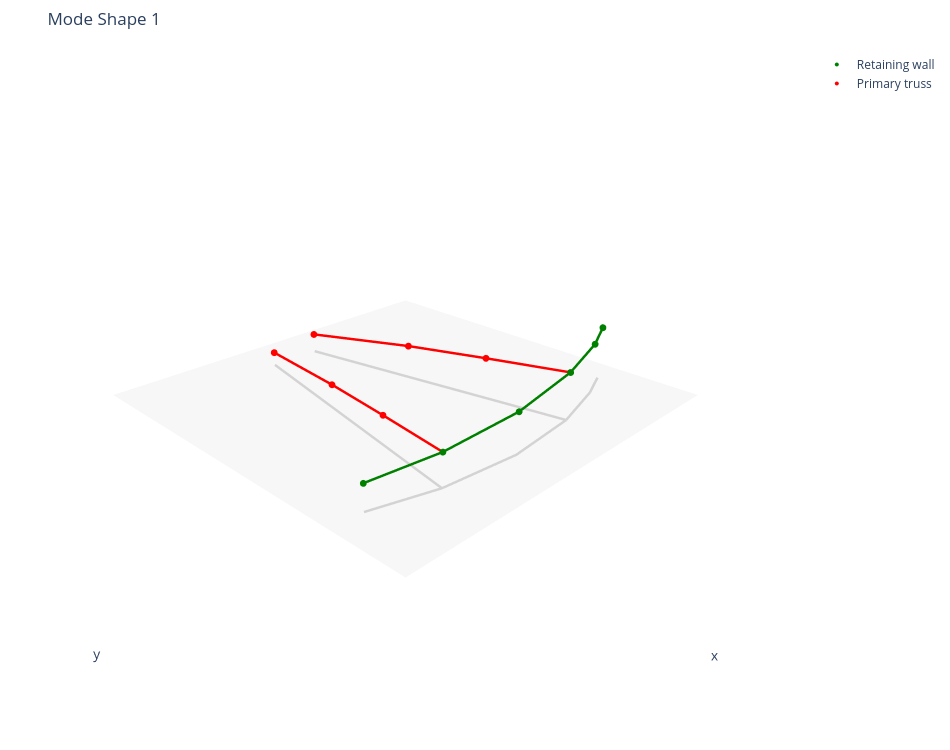
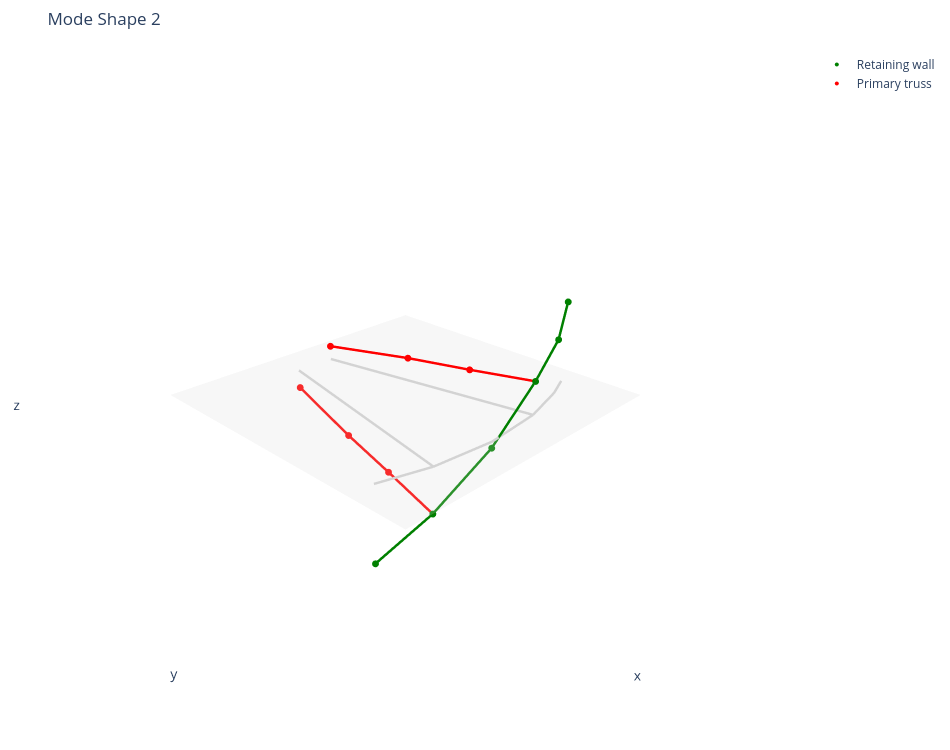
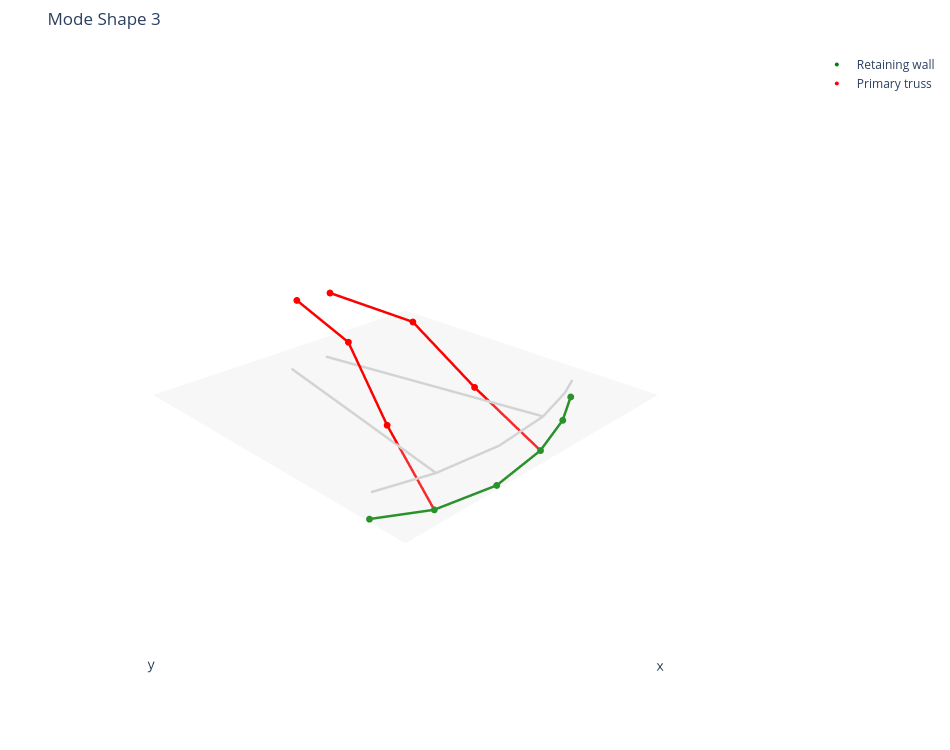
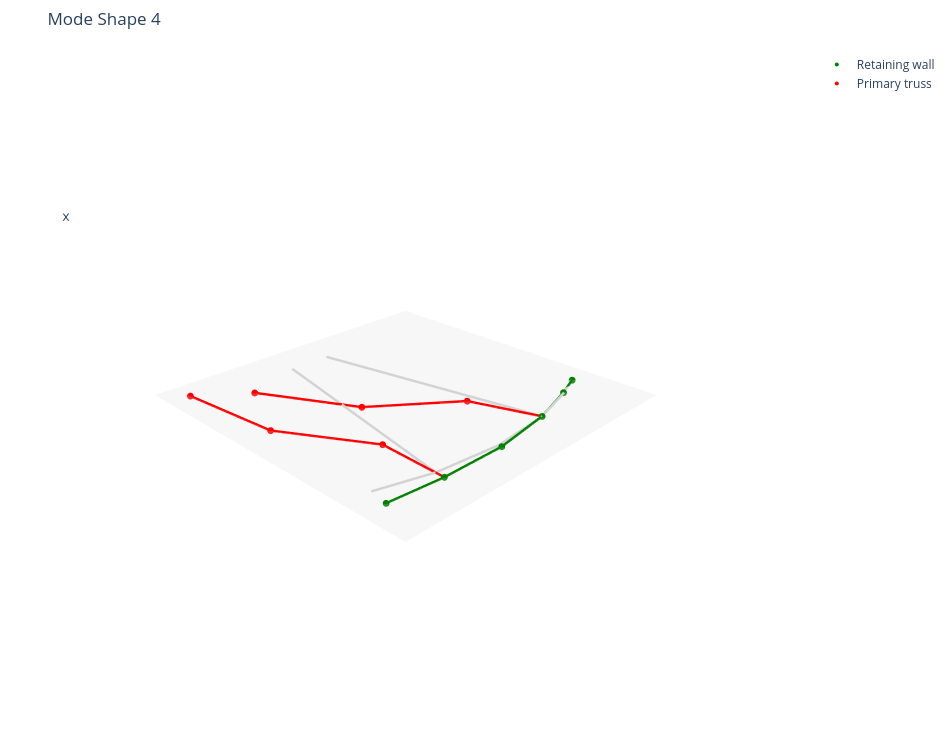

Notebook code for these charts, in order:
### Markdown cell above
## **Mode shapes using 12 sensors**

### Code cell
nodes_all = np.loadtxt('../text_files/nodes_minimal_model.txt', delimiter=',')[:, :3]
eigvecs_experiment = np.asarray(eigvecs_experiment_12_sensors, dtype=np.complex128).real

node_numbers = [1, 2, 3, 4, 12, 19, 31, 38, 70, 75, 94, 113]
sensor_coords = nodes_all[node_numbers]
num_sensors = len(node_numbers)

node_to_index = {node_id: i for i, node_id in enumerate(node_numbers)}


def get_mode(mode_idx, scale):
    mode_vector = eigvecs_experiment[:, mode_idx].real
    mode_xyz = mode_vector.reshape(num_sensors, 3)

    U0 = sensor_coords
    U = U0 + scale * mode_xyz
    return U0, U


modes_to_plot = 4


default_scale = 80
default_zoom_factor = 0.9


scale_list = [default_scale, default_scale, default_scale, 70]   
zoom_factor_list = [default_zoom_factor, default_zoom_factor, default_zoom_factor, 2.5] 


node_numbers_primarytruss = np.array([
    3, 4, 12, 19, 31, 38
])

node_numbers_retainingwall = np.array([
    1, 2, 70, 75, 94, 113
])

retaining_mask = np.isin(node_numbers, node_numbers_retainingwall)
truss_mask = np.isin(node_numbers, node_numbers_primarytruss)


chain_green_1 = np.array([12, 19, 4, 1])
chain_green_2 = np.array([31, 38, 3, 2])
chain_red_1   = np.array([70, 75, 1, 94, 2, 113])

def to_index_chain(chain):
    return np.array([node_to_index[n] for n in chain if n in node_to_index])

for i in range(modes_to_plot):

    scale = scale_list[i]
    zoom_factor = zoom_factor_list[i]

    U0, U = get_mode(i, scale)

    traces = []

    min_x, max_x = sensor_coords[:, 0].min(), sensor_coords[:, 0].max()
    min_y, max_y = sensor_coords[:, 1].min(), sensor_coords[:, 1].max()
    min_z, max_z = sensor_coords[:, 2].min(), sensor_coords[:, 2].max()

    Lmax = max(max_x - min_x, max_y - min_y, max_z - min_z)

    mid_x = (min_x + max_x) / 2
    mid_y = (min_y + max_y) / 2
    mid_z = (min_z + max_z) / 2

    zoom = zoom_factor * Lmax

    xr = [mid_x - zoom, mid_x + zoom]
    yr = [mid_y - zoom, mid_y + zoom]
    zr = [mid_z - zoom, mid_z + zoom]

    plane_margin = 0.6 * Lmax
    x_grid = np.linspace(mid_x - plane_margin, mid_x + plane_margin, 15)
    y_grid = np.linspace(mid_y - plane_margin, mid_y + plane_margin, 15)
    Xg, Yg = np.meshgrid(x_grid, y_grid)
    Zg = np.zeros_like(Xg)

    plane = go.Surface(
        x=Xg,
        y=Yg,
        z=Zg,
        showscale=False,
        opacity=0.2,
        colorscale=[[0, "rgb(200,200,200)"], [1, "rgb(200,200,200)"]],
        hoverinfo="skip"
    )

    traces.append(plane)

    def add_chain(traces, chain_global, color, coords):
        chain_idx = to_index_chain(chain_global)

        for k in range(len(chain_idx) - 1):
            a = chain_idx[k]
            b = chain_idx[k + 1]

            traces.append(go.Scatter3d(
                x=[coords[a, 0], coords[b, 0]],
                y=[coords[a, 1], coords[b, 1]],
                z=[coords[a, 2], coords[b, 2]],
                mode='lines',
                line=dict(color=color, width=5),
                showlegend=False
            ))

    add_chain(traces, chain_green_1, "lightgrey", U0)
    add_chain(traces, chain_green_2, "lightgrey", U0)
    add_chain(traces, chain_red_1,   "lightgrey", U0)


    traces.append(go.Scatter3d(
        x=U[retaining_mask, 0],
        y=U[retaining_mask, 1],
        z=U[retaining_mask, 2],
        mode='markers',
        marker=dict(size=4, color='green'),
        name='Retaining wall'
    ))

    traces.append(go.Scatter3d(
        x=U[truss_mask, 0],
        y=U[truss_mask, 1],
        z=U[truss_mask, 2],
        mode='markers',
        marker=dict(size=4, color='red'),
        name='Primary truss'
    ))


    add_chain(traces, chain_green_1, "red", U)
    add_chain(traces, chain_green_2, "red", U)
    add_chain(traces, chain_red_1,   "green", U)


    fig = go.Figure(data=traces)

    fig.update_layout(
        title=f"Mode Shape {i+1}",
        width=950,
        height=750,

        scene=dict(
            xaxis=dict(range=xr, showbackground=False, showgrid=False,
                       zeroline=False, showticklabels=False),
            yaxis=dict(range=yr, showbackground=False, showgrid=False,
                       zeroline=False, showticklabels=False),
            zaxis=dict(range=zr, showbackground=False, showgrid=False,
                       zeroline=False, showticklabels=False),

            aspectmode='data',
            camera=dict(eye=dict(x=1.2, y=1.2, z=0.8))
        ),

        margin=dict(l=10, r=10, b=10, t=50)
    )

    fig.show()

### Figure 1 — Plotly figure (JSON) as saved in the notebook; plotly's stock layout.template omitted (floating-point values rounded to 4 significant figures; data arrays with more than 128 entries replaced by an {"elided": "..."} marker saying what was removed)
{"data": [{"colorscale": [[0, "rgb(200,200,200)"], [1, "rgb(200,200,200)"]], "hoverinfo": "skip", "opacity": 0.2, "showscale": false, "type": "surface", "x": {"elided": "15x15 float values"}, "y": {"elided": "15x15 float values"}, "z": {"elided": "15x15 float values"}}, {"line": {"color": "lightgrey", "width": 5}, "mode": "lines", "showlegend": false, "type": "scatter3d", "x": [-14.59, -27.35], "y": [75.05, 140.7], "z": [0, 0]}, {"line": {"color": "lightgrey", "width": 5}, "mode": "lines", "showlegend": false, "type": "scatter3d", "x": [-27.35, -36.47], "y": [140.7, 187.6], "z": [0, 0]}, {"line": {"color": "lightgrey", "width": 5}, "mode": "lines", "showlegend": false, "type": "scatter3d", "x": [-36.47, -45.32], "y": [187.6, 233.1], "z": [0, 0]}, {"line": {"color": "lightgrey", "width": 5}, "mode": "lines", "showlegend": false, "type": "scatter3d", "x": [14.59, 27.35], "y": [75.05, 140.7], "z": [0, 0]}, {"line": {"color": "lightgrey", "width": 5}, "mode": "lines", "showlegend": false, "type": "scatter3d", "x": [27.35, 36.47], "y": [140.7, 187.6], "z": [0, 0]}, {"line": {"color": "lightgrey", "width": 5}, "mode": "lines", "showlegend": false, "type": "scatter3d", "x": [36.47, 45.32], "y": [187.6, 233.1], "z": [0, 0]}, {"line": {"color": "lightgrey", "width": 5}, "mode": "lines", "showlegend": false, "type": "scatter3d", "x": [-100.4, -81.23], "y": [215.2, 223.2], "z": [0, 0]}, {"line": {"color": "lightgrey", "width": 5}, "mode": "lines", "showlegend": false, "type": "scatter3d", "x": [-81.23, -45.32], "y": [223.2, 233.1], "z": [0, 0]}, {"line": {"color": "lightgrey", "width": 5}, "mode": "lines", "showlegend": false, "type": "scatter3d", "x": [-45.32, 0], "y": [233.1, 237.5], "z": [0, 0]}, {"line": {"color": "lightgrey", "width": 5}, "mode": "lines", "showlegend": false, "type": "scatter3d", "x": [0, 45.32], "y": [237.5, 233.1], "z": [0, 0]}, {"line": {"color": "lightgrey", "width": 5}, "mode": "lines", "showlegend": false, "type": "scatter3d", "x": [45.32, 81.23], "y": [233.1, 223.2], "z": [0, 0]}, {"marker": {"color": "green", "size": 4}, "mode": "markers", "name": "Retaining wall", "type": "scatter3d", "x": [-45.32, 45.32, -100.4, -81.23, -0.0006659, 81.24], "y": [233.1, 233.2, 215.2, 223.2, 237.5, 223.2], "z": [70.17, 48.06, 80.0, 74.81, 60.04, 37.16]}, {"marker": {"color": "red", "size": 4}, "mode": "markers", "name": "Primary truss", "type": "scatter3d", "x": [36.49, -36.45, -14.6, -27.31, 14.55, 27.35], "y": [187.6, 187.6, 75.05, 140.7, 75.07, 140.7], "z": [42.38, 60.78, 29.08, 49.89, 20.63, 35.13]}, {"line": {"color": "red", "width": 5}, "mode": "lines", "showlegend": false, "type": "scatter3d", "x": [-14.6, -27.31], "y": [75.05, 140.7], "z": [29.08, 49.89]}, {"line": {"color": "red", "width": 5}, "mode": "lines", "showlegend": false, "type": "scatter3d", "x": [-27.31, -36.45], "y": [140.7, 187.6], "z": [49.89, 60.78]}, {"line": {"color": "red", "width": 5}, "mode": "lines", "showlegend": false, "type": "scatter3d", "x": [-36.45, -45.32], "y": [187.6, 233.1], "z": [60.78, 70.17]}, {"line": {"color": "red", "width": 5}, "mode": "lines", "showlegend": false, "type": "scatter3d", "x": [14.55, 27.35], "y": [75.07, 140.7], "z": [20.63, 35.13]}, {"line": {"color": "red", "width": 5}, "mode": "lines", "showlegend": false, "type": "scatter3d", "x": [27.35, 36.49], "y": [140.7, 187.6], "z": [35.13, 42.38]}, {"line": {"color": "red", "width": 5}, "mode": "lines", "showlegend": false, "type": "scatter3d", "x": [36.49, 45.32], "y": [187.6, 233.2], "z": [42.38, 48.06]}, {"line": {"color": "green", "width": 5}, "mode": "lines", "showlegend": false, "type": "scatter3d", "x": [-100.4, -81.23], "y": [215.2, 223.2], "z": [80.0, 74.81]}, {"line": {"color": "green", "width": 5}, "mode": "lines", "showlegend": false, "type": "scatter3d", "x": [-81.23, -45.32], "y": [223.2, 233.1], "z": [74.81, 70.17]}, {"line": {"color": "green", "width": 5}, "mode": "lines", "showlegend": false, "type": "scatter3d", "x": [-45.32, -0.0006659], "y": [233.1, 237.5], "z": [70.17, 60.04]}, {"line": {"color": "green", "width": 5}, "mode": "lines", "showlegend": false, "type": "scatter3d", "x": [-0.0006659, 45.32], "y": [237.5, 233.2], "z": [60.04, 48.06]}, {"line": {"color": "green", "width": 5}, "mode": "lines", "showlegend": false, "type": "scatter3d", "x": [45.32, 81.24], "y": [233.2, 223.2], "z": [48.06, 37.16]}], "layout": {"height": 750, "margin": {"b": 10, "l": 10, "r": 10, "t": 50}, "scene": {"aspectmode": "data", "camera": {"eye": {"x": 1.2, "y": 1.2, "z": 0.8}}, "xaxis": {"range": [-173.0, 153.9], "showbackground": false, "showgrid": false, "showticklabels": false, "zeroline": false}, "yaxis": {"range": [-7.166, 319.7], "showbackground": false, "showgrid": false, "showticklabels": false, "zeroline": false}, "zaxis": {"range": [-163.4, 163.4], "showbackground": false, "showgrid": false, "showticklabels": false, "zeroline": false}}, "title": {"text": "Mode Shape 1"}, "width": 950}}

### Figure 2 — Plotly figure (JSON) as saved in the notebook; plotly's stock layout.template omitted (floating-point values rounded to 4 significant figures; data arrays with more than 128 entries replaced by an {"elided": "..."} marker saying what was removed)
{"data": [{"colorscale": [[0, "rgb(200,200,200)"], [1, "rgb(200,200,200)"]], "hoverinfo": "skip", "opacity": 0.2, "showscale": false, "type": "surface", "x": {"elided": "15x15 float values"}, "y": {"elided": "15x15 float values"}, "z": {"elided": "15x15 float values"}}, {"line": {"color": "lightgrey", "width": 5}, "mode": "lines", "showlegend": false, "type": "scatter3d", "x": [-14.59, -27.35], "y": [75.05, 140.7], "z": [0, 0]}, {"line": {"color": "lightgrey", "width": 5}, "mode": "lines", "showlegend": false, "type": "scatter3d", "x": [-27.35, -36.47], "y": [140.7, 187.6], "z": [0, 0]}, {"line": {"color": "lightgrey", "width": 5}, "mode": "lines", "showlegend": false, "type": "scatter3d", "x": [-36.47, -45.32], "y": [187.6, 233.1], "z": [0, 0]}, {"line": {"color": "lightgrey", "width": 5}, "mode": "lines", "showlegend": false, "type": "scatter3d", "x": [14.59, 27.35], "y": [75.05, 140.7], "z": [0, 0]}, {"line": {"color": "lightgrey", "width": 5}, "mode": "lines", "showlegend": false, "type": "scatter3d", "x": [27.35, 36.47], "y": [140.7, 187.6], "z": [0, 0]}, {"line": {"color": "lightgrey", "width": 5}, "mode": "lines", "showlegend": false, "type": "scatter3d", "x": [36.47, 45.32], "y": [187.6, 233.1], "z": [0, 0]}, {"line": {"color": "lightgrey", "width": 5}, "mode": "lines", "showlegend": false, "type": "scatter3d", "x": [-100.4, -81.23], "y": [215.2, 223.2], "z": [0, 0]}, {"line": {"color": "lightgrey", "width": 5}, "mode": "lines", "showlegend": false, "type": "scatter3d", "x": [-81.23, -45.32], "y": [223.2, 233.1], "z": [0, 0]}, {"line": {"color": "lightgrey", "width": 5}, "mode": "lines", "showlegend": false, "type": "scatter3d", "x": [-45.32, 0], "y": [233.1, 237.5], "z": [0, 0]}, {"line": {"color": "lightgrey", "width": 5}, "mode": "lines", "showlegend": false, "type": "scatter3d", "x": [0, 45.32], "y": [237.5, 233.1], "z": [0, 0]}, {"line": {"color": "lightgrey", "width": 5}, "mode": "lines", "showlegend": false, "type": "scatter3d", "x": [45.32, 81.23], "y": [233.1, 223.2], "z": [0, 0]}, {"marker": {"color": "green", "size": 4}, "mode": "markers", "name": "Retaining wall", "type": "scatter3d", "x": [-45.32, 45.31, -100.4, -81.23, -0.001705, 81.22], "y": [233.1, 233.1, 215.2, 223.2, 237.5, 223.2], "z": [32.52, -44.04, 80.0, 53.23, -6.001, -73.84]}, {"marker": {"color": "red", "size": 4}, "mode": "markers", "name": "Primary truss", "type": "scatter3d", "x": [36.47, -36.47, -14.65, -27.36, 14.47, 27.29], "y": [187.6, 187.6, 75.04, 140.7, 75.08, 140.7], "z": [-37.1, 27.5, 14.05, 23.16, -18.68, -31.1]}, {"line": {"color": "red", "width": 5}, "mode": "lines", "showlegend": false, "type": "scatter3d", "x": [-14.65, -27.36], "y": [75.04, 140.7], "z": [14.05, 23.16]}, {"line": {"color": "red", "width": 5}, "mode": "lines", "showlegend": false, "type": "scatter3d", "x": [-27.36, -36.47], "y": [140.7, 187.6], "z": [23.16, 27.5]}, {"line": {"color": "red", "width": 5}, "mode": "lines", "showlegend": false, "type": "scatter3d", "x": [-36.47, -45.32], "y": [187.6, 233.1], "z": [27.5, 32.52]}, {"line": {"color": "red", "width": 5}, "mode": "lines", "showlegend": false, "type": "scatter3d", "x": [14.47, 27.29], "y": [75.08, 140.7], "z": [-18.68, -31.1]}, {"line": {"color": "red", "width": 5}, "mode": "lines", "showlegend": false, "type": "scatter3d", "x": [27.29, 36.47], "y": [140.7, 187.6], "z": [-31.1, -37.1]}, {"line": {"color": "red", "width": 5}, "mode": "lines", "showlegend": false, "type": "scatter3d", "x": [36.47, 45.31], "y": [187.6, 233.1], "z": [-37.1, -44.04]}, {"line": {"color": "green", "width": 5}, "mode": "lines", "showlegend": false, "type": "scatter3d", "x": [-100.4, -81.23], "y": [215.2, 223.2], "z": [80, 53.23]}, {"line": {"color": "green", "width": 5}, "mode": "lines", "showlegend": false, "type": "scatter3d", "x": [-81.23, -45.32], "y": [223.2, 233.1], "z": [53.23, 32.52]}, {"line": {"color": "green", "width": 5}, "mode": "lines", "showlegend": false, "type": "scatter3d", "x": [-45.32, -0.001705], "y": [233.1, 237.5], "z": [32.52, -6.001]}, {"line": {"color": "green", "width": 5}, "mode": "lines", "showlegend": false, "type": "scatter3d", "x": [-0.001705, 45.31], "y": [237.5, 233.1], "z": [-6.001, -44.04]}, {"line": {"color": "green", "width": 5}, "mode": "lines", "showlegend": false, "type": "scatter3d", "x": [45.31, 81.22], "y": [233.1, 223.2], "z": [-44.04, -73.84]}], "layout": {"height": 750, "margin": {"b": 10, "l": 10, "r": 10, "t": 50}, "scene": {"aspectmode": "data", "camera": {"eye": {"x": 1.2, "y": 1.2, "z": 0.8}}, "xaxis": {"range": [-173.0, 153.9], "showbackground": false, "showgrid": false, "showticklabels": false, "zeroline": false}, "yaxis": {"range": [-7.166, 319.7], "showbackground": false, "showgrid": false, "showticklabels": false, "zeroline": false}, "zaxis": {"range": [-163.4, 163.4], "showbackground": false, "showgrid": false, "showticklabels": false, "zeroline": false}}, "title": {"text": "Mode Shape 2"}, "width": 950}}

### Figure 3 — Plotly figure (JSON) as saved in the notebook; plotly's stock layout.template omitted (floating-point values rounded to 4 significant figures; data arrays with more than 128 entries replaced by an {"elided": "..."} marker saying what was removed)
{"data": [{"colorscale": [[0, "rgb(200,200,200)"], [1, "rgb(200,200,200)"]], "hoverinfo": "skip", "opacity": 0.2, "showscale": false, "type": "surface", "x": {"elided": "15x15 float values"}, "y": {"elided": "15x15 float values"}, "z": {"elided": "15x15 float values"}}, {"line": {"color": "lightgrey", "width": 5}, "mode": "lines", "showlegend": false, "type": "scatter3d", "x": [-14.59, -27.35], "y": [75.05, 140.7], "z": [0, 0]}, {"line": {"color": "lightgrey", "width": 5}, "mode": "lines", "showlegend": false, "type": "scatter3d", "x": [-27.35, -36.47], "y": [140.7, 187.6], "z": [0, 0]}, {"line": {"color": "lightgrey", "width": 5}, "mode": "lines", "showlegend": false, "type": "scatter3d", "x": [-36.47, -45.32], "y": [187.6, 233.1], "z": [0, 0]}, {"line": {"color": "lightgrey", "width": 5}, "mode": "lines", "showlegend": false, "type": "scatter3d", "x": [14.59, 27.35], "y": [75.05, 140.7], "z": [0, 0]}, {"line": {"color": "lightgrey", "width": 5}, "mode": "lines", "showlegend": false, "type": "scatter3d", "x": [27.35, 36.47], "y": [140.7, 187.6], "z": [0, 0]}, {"line": {"color": "lightgrey", "width": 5}, "mode": "lines", "showlegend": false, "type": "scatter3d", "x": [36.47, 45.32], "y": [187.6, 233.1], "z": [0, 0]}, {"line": {"color": "lightgrey", "width": 5}, "mode": "lines", "showlegend": false, "type": "scatter3d", "x": [-100.4, -81.23], "y": [215.2, 223.2], "z": [0, 0]}, {"line": {"color": "lightgrey", "width": 5}, "mode": "lines", "showlegend": false, "type": "scatter3d", "x": [-81.23, -45.32], "y": [223.2, 233.1], "z": [0, 0]}, {"line": {"color": "lightgrey", "width": 5}, "mode": "lines", "showlegend": false, "type": "scatter3d", "x": [-45.32, 0], "y": [233.1, 237.5], "z": [0, 0]}, {"line": {"color": "lightgrey", "width": 5}, "mode": "lines", "showlegend": false, "type": "scatter3d", "x": [0, 45.32], "y": [237.5, 233.1], "z": [0, 0]}, {"line": {"color": "lightgrey", "width": 5}, "mode": "lines", "showlegend": false, "type": "scatter3d", "x": [45.32, 81.23], "y": [233.1, 223.2], "z": [0, 0]}, {"marker": {"color": "green", "size": 4}, "mode": "markers", "name": "Retaining wall", "type": "scatter3d", "x": [-45.33, 45.26, -100.3, -81.25, 0.009835, 80.87], "y": [233.2, 232.3, 215.2, 223.2, 237.3, 221.3], "z": [-39.53, -39.55, -21.01, -33.33, -44.09, -29.28]}, {"marker": {"color": "red", "size": 4}, "mode": "markers", "name": "Primary truss", "type": "scatter3d", "x": [35.47, -37.32, -21.52, -32.49, 7.854, 22.0], "y": [187.0, 187.5, 73.73, 139.8, 76.04, 141.2], "z": [12.24, 11.1, 75.63, 65.15, 80.0, 68.84]}, {"line": {"color": "red", "width": 5}, "mode": "lines", "showlegend": false, "type": "scatter3d", "x": [-21.52, -32.49], "y": [73.73, 139.8], "z": [75.63, 65.15]}, {"line": {"color": "red", "width": 5}, "mode": "lines", "showlegend": false, "type": "scatter3d", "x": [-32.49, -37.32], "y": [139.8, 187.5], "z": [65.15, 11.1]}, {"line": {"color": "red", "width": 5}, "mode": "lines", "showlegend": false, "type": "scatter3d", "x": [-37.32, -45.33], "y": [187.5, 233.2], "z": [11.1, -39.53]}, {"line": {"color": "red", "width": 5}, "mode": "lines", "showlegend": false, "type": "scatter3d", "x": [7.854, 22.0], "y": [76.04, 141.2], "z": [80.0, 68.84]}, {"line": {"color": "red", "width": 5}, "mode": "lines", "showlegend": false, "type": "scatter3d", "x": [22.0, 35.47], "y": [141.2, 187.0], "z": [68.84, 12.24]}, {"line": {"color": "red", "width": 5}, "mode": "lines", "showlegend": false, "type": "scatter3d", "x": [35.47, 45.26], "y": [187.0, 232.3], "z": [12.24, -39.55]}, {"line": {"color": "green", "width": 5}, "mode": "lines", "showlegend": false, "type": "scatter3d", "x": [-100.3, -81.25], "y": [215.2, 223.2], "z": [-21.01, -33.33]}, {"line": {"color": "green", "width": 5}, "mode": "lines", "showlegend": false, "type": "scatter3d", "x": [-81.25, -45.33], "y": [223.2, 233.2], "z": [-33.33, -39.53]}, {"line": {"color": "green", "width": 5}, "mode": "lines", "showlegend": false, "type": "scatter3d", "x": [-45.33, 0.009835], "y": [233.2, 237.3], "z": [-39.53, -44.09]}, {"line": {"color": "green", "width": 5}, "mode": "lines", "showlegend": false, "type": "scatter3d", "x": [0.009835, 45.26], "y": [237.3, 232.3], "z": [-44.09, -39.55]}, {"line": {"color": "green", "width": 5}, "mode": "lines", "showlegend": false, "type": "scatter3d", "x": [45.26, 80.87], "y": [232.3, 221.3], "z": [-39.55, -29.28]}], "layout": {"height": 750, "margin": {"b": 10, "l": 10, "r": 10, "t": 50}, "scene": {"aspectmode": "data", "camera": {"eye": {"x": 1.2, "y": 1.2, "z": 0.8}}, "xaxis": {"range": [-173.0, 153.9], "showbackground": false, "showgrid": false, "showticklabels": false, "zeroline": false}, "yaxis": {"range": [-7.166, 319.7], "showbackground": false, "showgrid": false, "showticklabels": false, "zeroline": false}, "zaxis": {"range": [-163.4, 163.4], "showbackground": false, "showgrid": false, "showticklabels": false, "zeroline": false}}, "title": {"text": "Mode Shape 3"}, "width": 950}}

### Figure 4 — Plotly figure (JSON) as saved in the notebook; plotly's stock layout.template omitted (floating-point values rounded to 4 significant figures; data arrays with more than 128 entries replaced by an {"elided": "..."} marker saying what was removed)
{"data": [{"colorscale": [[0, "rgb(200,200,200)"], [1, "rgb(200,200,200)"]], "hoverinfo": "skip", "opacity": 0.2, "showscale": false, "type": "surface", "x": {"elided": "15x15 float values"}, "y": {"elided": "15x15 float values"}, "z": {"elided": "15x15 float values"}}, {"line": {"color": "lightgrey", "width": 5}, "mode": "lines", "showlegend": false, "type": "scatter3d", "x": [-14.59, -27.35], "y": [75.05, 140.7], "z": [0, 0]}, {"line": {"color": "lightgrey", "width": 5}, "mode": "lines", "showlegend": false, "type": "scatter3d", "x": [-27.35, -36.47], "y": [140.7, 187.6], "z": [0, 0]}, {"line": {"color": "lightgrey", "width": 5}, "mode": "lines", "showlegend": false, "type": "scatter3d", "x": [-36.47, -45.32], "y": [187.6, 233.1], "z": [0, 0]}, {"line": {"color": "lightgrey", "width": 5}, "mode": "lines", "showlegend": false, "type": "scatter3d", "x": [14.59, 27.35], "y": [75.05, 140.7], "z": [0, 0]}, {"line": {"color": "lightgrey", "width": 5}, "mode": "lines", "showlegend": false, "type": "scatter3d", "x": [27.35, 36.47], "y": [140.7, 187.6], "z": [0, 0]}, {"line": {"color": "lightgrey", "width": 5}, "mode": "lines", "showlegend": false, "type": "scatter3d", "x": [36.47, 45.32], "y": [187.6, 233.1], "z": [0, 0]}, {"line": {"color": "lightgrey", "width": 5}, "mode": "lines", "showlegend": false, "type": "scatter3d", "x": [-100.4, -81.23], "y": [215.2, 223.2], "z": [0, 0]}, {"line": {"color": "lightgrey", "width": 5}, "mode": "lines", "showlegend": false, "type": "scatter3d", "x": [-81.23, -45.32], "y": [223.2, 233.1], "z": [0, 0]}, {"line": {"color": "lightgrey", "width": 5}, "mode": "lines", "showlegend": false, "type": "scatter3d", "x": [-45.32, 0], "y": [233.1, 237.5], "z": [0, 0]}, {"line": {"color": "lightgrey", "width": 5}, "mode": "lines", "showlegend": false, "type": "scatter3d", "x": [0, 45.32], "y": [237.5, 233.1], "z": [0, 0]}, {"line": {"color": "lightgrey", "width": 5}, "mode": "lines", "showlegend": false, "type": "scatter3d", "x": [45.32, 81.23], "y": [233.1, 223.2], "z": [0, 0]}, {"marker": {"color": "green", "size": 4}, "mode": "markers", "name": "Retaining wall", "type": "scatter3d", "x": [-45.21, 45.72, -100.6, -81.07, -0.06098, 83.47], "y": [233.1, 239.5, 215.7, 222.8, 239.7, 236.1], "z": [-0.4782, -0.5027, -0.08615, -0.3543, -0.5335, -0.5253]}, {"marker": {"color": "red", "size": 4}, "mode": "markers", "name": "Primary truss", "type": "scatter3d", "x": [44.1, -29.84, 54.21, 20.97, 84.59, 77.31], "y": [192.3, 188.7, 88.36, 150.0, 63.96, 135.7], "z": [-0.4976, 0.5548, 3.467, 2.52, -2.436, -1.95]}, {"line": {"color": "red", "width": 5}, "mode": "lines", "showlegend": false, "type": "scatter3d", "x": [54.21, 20.97], "y": [88.36, 150.0], "z": [3.467, 2.52]}, {"line": {"color": "red", "width": 5}, "mode": "lines", "showlegend": false, "type": "scatter3d", "x": [20.97, -29.84], "y": [150.0, 188.7], "z": [2.52, 0.5548]}, {"line": {"color": "red", "width": 5}, "mode": "lines", "showlegend": false, "type": "scatter3d", "x": [-29.84, -45.21], "y": [188.7, 233.1], "z": [0.5548, -0.4782]}, {"line": {"color": "red", "width": 5}, "mode": "lines", "showlegend": false, "type": "scatter3d", "x": [84.59, 77.31], "y": [63.96, 135.7], "z": [-2.436, -1.95]}, {"line": {"color": "red", "width": 5}, "mode": "lines", "showlegend": false, "type": "scatter3d", "x": [77.31, 44.1], "y": [135.7, 192.3], "z": [-1.95, -0.4976]}, {"line": {"color": "red", "width": 5}, "mode": "lines", "showlegend": false, "type": "scatter3d", "x": [44.1, 45.72], "y": [192.3, 239.5], "z": [-0.4976, -0.5027]}, {"line": {"color": "green", "width": 5}, "mode": "lines", "showlegend": false, "type": "scatter3d", "x": [-100.6, -81.07], "y": [215.7, 222.8], "z": [-0.08615, -0.3543]}, {"line": {"color": "green", "width": 5}, "mode": "lines", "showlegend": false, "type": "scatter3d", "x": [-81.07, -45.21], "y": [222.8, 233.1], "z": [-0.3543, -0.4782]}, {"line": {"color": "green", "width": 5}, "mode": "lines", "showlegend": false, "type": "scatter3d", "x": [-45.21, -0.06098], "y": [233.1, 239.7], "z": [-0.4782, -0.5335]}, {"line": {"color": "green", "width": 5}, "mode": "lines", "showlegend": false, "type": "scatter3d", "x": [-0.06098, 45.72], "y": [239.7, 239.5], "z": [-0.5335, -0.5027]}, {"line": {"color": "green", "width": 5}, "mode": "lines", "showlegend": false, "type": "scatter3d", "x": [45.72, 83.47], "y": [239.5, 236.1], "z": [-0.5027, -0.5253]}], "layout": {"height": 750, "margin": {"b": 10, "l": 10, "r": 10, "t": 50}, "scene": {"aspectmode": "data", "camera": {"eye": {"x": 1.2, "y": 1.2, "z": 0.8}}, "xaxis": {"range": [-463.6, 444.4], "showbackground": false, "showgrid": false, "showticklabels": false, "zeroline": false}, "yaxis": {"range": [-297.7, 610.3], "showbackground": false, "showgrid": false, "showticklabels": false, "zeroline": false}, "zaxis": {"range": [-454.0, 454.0], "showbackground": false, "showgrid": false, "showticklabels": false, "zeroline": false}}, "title": {"text": "Mode Shape 4"}, "width": 950}}
